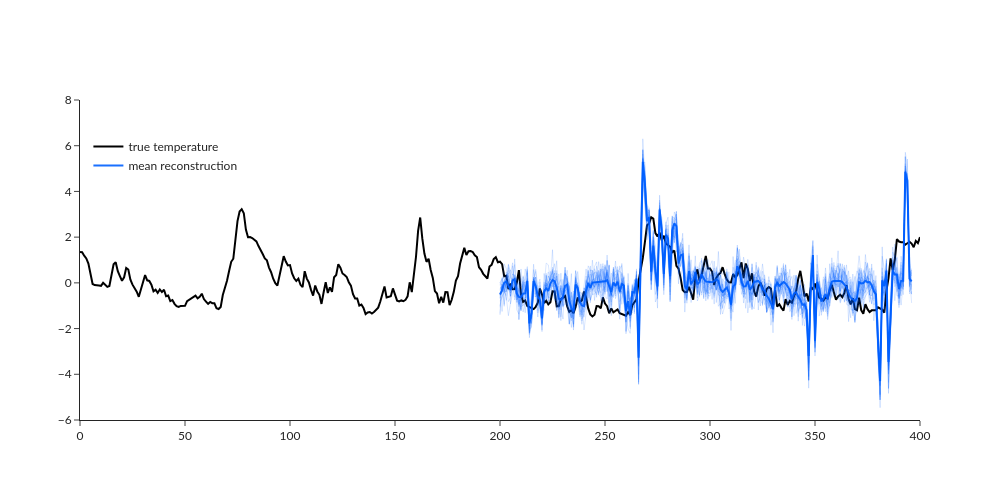

Notebook code cell kept with this figure:
### Code cell
sym = torch.triu(x_test_covar_est, diagonal = 1).add(torch.triu(x_test_covar_est, diagonal = 1).mT)
# x_test_covar_est_psd = sym.add(torch.eye(n = sym.shape[0], device = device).mul(torch.clip(x_test_covar_est.diag(), min = 0.00001)))
x_test_covar_est_psd = sym.add(torch.eye(n = sym.shape[0], device = device).mul(torch.clip(x_test_covar_est.diag(), min = 0.000).add(0.2)))
# x_test_covar_est_psd_alternative = x_test_covar_est.add(torch.eye(n = sym.shape[0], device = device).mul(0.09))

# Initalise
fig = go.Figure()

fig.add_trace(go.Scatter(x = torch.arange(0, temp_norm.shape[0]), y = temp_norm, # reversing the meaning of x
                        mode = 'lines',
                        name = 'true temperature',
                        line_color = "black"))

fig.add_trace(go.Scatter(x = torch.arange(N_TRAIN.item(), temp_norm.shape[0]), y = x_test_mean_est.cpu(), # reversing the meaning of x
                        mode = 'lines',
                        name = 'mean reconstruction',
                        line_color = 'rgba(0,97,255, 0.9)'))


for i in range(20):
    # Sample via Cholesky
    L = torch.linalg.cholesky(x_test_covar_est_psd.cpu())
    Z = torch.randn(size = [L.shape[-1]], dtype = torch.float32).unsqueeze(0)
    sample = x_test_mean_est.cpu() + torch.matmul(Z, L)  
    fig.add_trace(go.Scatter(x = np.arange(N_TRAIN.item(), co2_norm.shape[0]), y = sample.squeeze(), 
                        mode = 'lines',
                        name = 'Sample',
                        showlegend = False,
                        line = dict(
                                color = 'rgba(0,97,255, 0.3)',
                                width = 0.5
                            )
                        ))

fig.update_layout(template = "simple_white")
fig.update_layout(font_family = "Lato")
fig.update_layout(legend = dict(x = 0.01, y = 0.9, bgcolor = "rgba(0,0,0,0)"))

fig.update_layout(width = 1000, height = 500)
fig.update_layout(yaxis_range = [-6, 8])

fig.show()

### Figure 1 — Plotly figure (JSON) as saved in the notebook; plotly's stock layout.template omitted (floating-point values rounded to 4 significant figures; data arrays with more than 128 entries replaced by an {"elided": "..."} marker saying what was removed)
{"data": [{"line": {"color": "black"}, "mode": "lines", "name": "true temperature", "type": "scatter", "x": {"elided": "401 int values"}, "y": {"elided": "401 float values"}}, {"line": {"color": "rgba(0,97,255, 0.9)"}, "mode": "lines", "name": "mean reconstruction", "type": "scatter", "x": {"elided": "201 int values"}, "y": {"elided": "197 float values"}}, {"line": {"color": "rgba(0,97,255, 0.3)", "width": 0.5}, "mode": "lines", "name": "Sample", "showlegend": false, "type": "scatter", "x": {"elided": "201 int values"}, "y": {"elided": "197 float values"}}, {"line": {"color": "rgba(0,97,255, 0.3)", "width": 0.5}, "mode": "lines", "name": "Sample", "showlegend": false, "type": "scatter", "x": {"elided": "201 int values"}, "y": {"elided": "197 float values"}}, {"line": {"color": "rgba(0,97,255, 0.3)", "width": 0.5}, "mode": "lines", "name": "Sample", "showlegend": false, "type": "scatter", "x": {"elided": "201 int values"}, "y": {"elided": "197 float values"}}, {"line": {"color": "rgba(0,97,255, 0.3)", "width": 0.5}, "mode": "lines", "name": "Sample", "showlegend": false, "type": "scatter", "x": {"elided": "201 int values"}, "y": {"elided": "197 float values"}}, {"line": {"color": "rgba(0,97,255, 0.3)", "width": 0.5}, "mode": "lines", "name": "Sample", "showlegend": false, "type": "scatter", "x": {"elided": "201 int values"}, "y": {"elided": "197 float values"}}, {"line": {"color": "rgba(0,97,255, 0.3)", "width": 0.5}, "mode": "lines", "name": "Sample", "showlegend": false, "type": "scatter", "x": {"elided": "201 int values"}, "y": {"elided": "197 float values"}}, {"line": {"color": "rgba(0,97,255, 0.3)", "width": 0.5}, "mode": "lines", "name": "Sample", "showlegend": false, "type": "scatter", "x": {"elided": "201 int values"}, "y": {"elided": "197 float values"}}, {"line": {"color": "rgba(0,97,255, 0.3)", "width": 0.5}, "mode": "lines", "name": "Sample", "showlegend": false, "type": "scatter", "x": {"elided": "201 int values"}, "y": {"elided": "197 float values"}}, {"line": {"color": "rgba(0,97,255, 0.3)", "width": 0.5}, "mode": "lines", "name": "Sample", "showlegend": false, "type": "scatter", "x": {"elided": "201 int values"}, "y": {"elided": "197 float values"}}, {"line": {"color": "rgba(0,97,255, 0.3)", "width": 0.5}, "mode": "lines", "name": "Sample", "showlegend": false, "type": "scatter", "x": {"elided": "201 int values"}, "y": {"elided": "197 float values"}}, {"line": {"color": "rgba(0,97,255, 0.3)", "width": 0.5}, "mode": "lines", "name": "Sample", "showlegend": false, "type": "scatter", "x": {"elided": "201 int values"}, "y": {"elided": "197 float values"}}, {"line": {"color": "rgba(0,97,255, 0.3)", "width": 0.5}, "mode": "lines", "name": "Sample", "showlegend": false, "type": "scatter", "x": {"elided": "201 int values"}, "y": {"elided": "197 float values"}}, {"line": {"color": "rgba(0,97,255, 0.3)", "width": 0.5}, "mode": "lines", "name": "Sample", "showlegend": false, "type": "scatter", "x": {"elided": "201 int values"}, "y": {"elided": "197 float values"}}, {"line": {"color": "rgba(0,97,255, 0.3)", "width": 0.5}, "mode": "lines", "name": "Sample", "showlegend": false, "type": "scatter", "x": {"elided": "201 int values"}, "y": {"elided": "197 float values"}}, {"line": {"color": "rgba(0,97,255, 0.3)", "width": 0.5}, "mode": "lines", "name": "Sample", "showlegend": false, "type": "scatter", "x": {"elided": "201 int values"}, "y": {"elided": "197 float values"}}, {"line": {"color": "rgba(0,97,255, 0.3)", "width": 0.5}, "mode": "lines", "name": "Sample", "showlegend": false, "type": "scatter", "x": {"elided": "201 int values"}, "y": {"elided": "197 float values"}}, {"line": {"color": "rgba(0,97,255, 0.3)", "width": 0.5}, "mode": "lines", "name": "Sample", "showlegend": false, "type": "scatter", "x": {"elided": "201 int values"}, "y": {"elided": "197 float values"}}, {"line": {"color": "rgba(0,97,255, 0.3)", "width": 0.5}, "mode": "lines", "name": "Sample", "showlegend": false, "type": "scatter", "x": {"elided": "201 int values"}, "y": {"elided": "197 float values"}}, {"line": {"color": "rgba(0,97,255, 0.3)", "width": 0.5}, "mode": "lines", "name": "Sample", "showlegend": false, "type": "scatter", "x": {"elided": "201 int values"}, "y": {"elided": "197 float values"}}, {"line": {"color": "rgba(0,97,255, 0.3)", "width": 0.5}, "mode": "lines", "name": "Sample", "showlegend": false, "type": "scatter", "x": {"elided": "201 int values"}, "y": {"elided": "197 float values"}}], "layout": {"font": {"family": "Lato"}, "height": 500, "legend": {"bgcolor": "rgba(0,0,0,0)", "x": 0.01, "y": 0.9}, "width": 1000, "yaxis": {"range": [-6, 8]}}}
